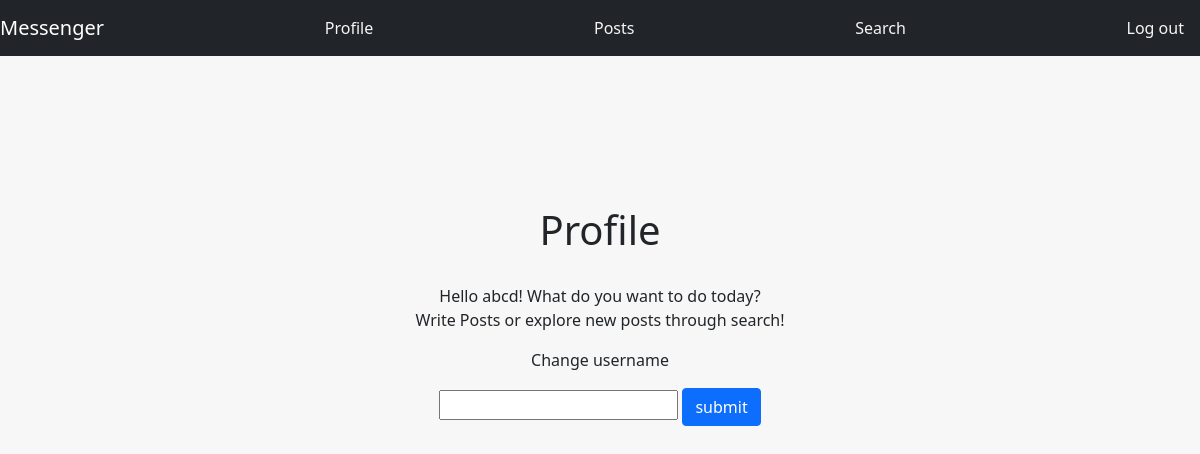
The app's page /profile (signed in), older data.
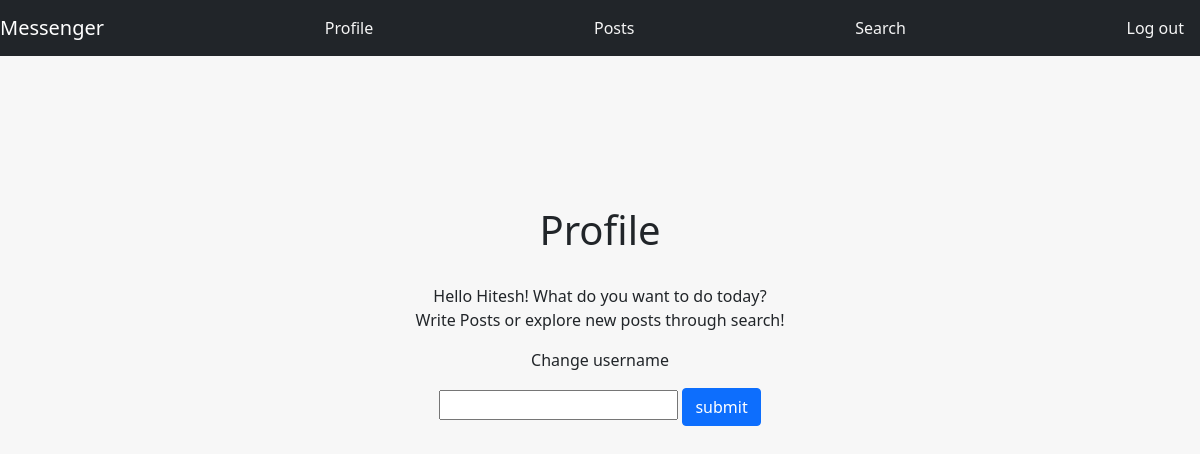
The same page, newer data.
### tables this page shows
CREATE TABLE users (id INTEGER PRIMARY KEY AUTOINCREMENT, email TEXT, password TEXT);

### ajax/app.py (the view)
@app.route("/profile")
@login_required
def success():
    if current_user.is_authenticated:
        print("logged into Profile")
        return render_template('profile.html')
    else:
        return render_template('login.html')

### ajax/app.py (called while the page is built)
@login_manager.user_loader
def load_user(id):
   dby = db.connect_db()
   lu = dby.cursor().execute("SELECT * from users where id = (?)",(id,)).fetchone()
   if lu is None:
      return None
   else:
        u = User(int(lu[0]), lu[1], lu[2])
        return u

### ajax/db.py (called while the page is built)
def connect_db():
    db = sqlite3.connect('database.db')
    db.cursor().execute('CREATE TABLE IF NOT EXISTS posts '
                        '(id INTEGER PRIMARY KEY AUTOINCREMENT, user TEXT, post TEXT)')
    db.cursor().execute('CREATE TABLE IF NOT EXISTS users '
                        '(id INTEGER PRIMARY KEY AUTOINCREMENT, '
                        'email TEXT, password TEXT)')
    db.commit()
    return db

### ajax/templates/profile.html (shortened to what this page needs)
<!DOCTYPE html>
<html lang="en">
<head>
    <link rel="stylesheet" href="/static/css/styles.css">
    <link href="https://cdn.jsdelivr.net/npm/bootstrap@5.0.2/dist/css/bootstrap.min.css" rel="stylesheet">
</head>
<body id="b">
    <div id="root">
        <nav id="nav" class="navbar navbar-dark bg-dark">
            <a class="navbar-brand" href="#">Messenger</a>
            <a class="nav-item nav-link" id="pr" href="/profile">Profile</a>
            <a class="nav-item nav-link" id="po" href="/posts">Posts</a>
            <a class="nav-item nav-link" id="se" href="/search">Search</a>
            <a class="nav-item nav-link" id="lo" href="/logout">Log out</a>
        </nav>
        <div>
            <h1 id = "header">Profile</h1>
        <div>
        <span id="p1">Hello </span> <span >{{ current_user.email.split('@')[0] }}!</span> <span id="s">What do you want to do today?</span>
        <p id="p2">Write Posts or explore new posts through search!</p>
        <div>
            <p>Change username</p>
                <form id="form">
                    <input id="username" name="username" type="text">
                    <input class="btn btn-primary" value="submit" type="submit" id="btn" onclick="showInput(); return false;">
                </form>
        </div>
    </div>
</div>
</body>
</html>

Row changes from the older to the newer data that the page shows:
changed users: email "abcd" → "Hitesh"
